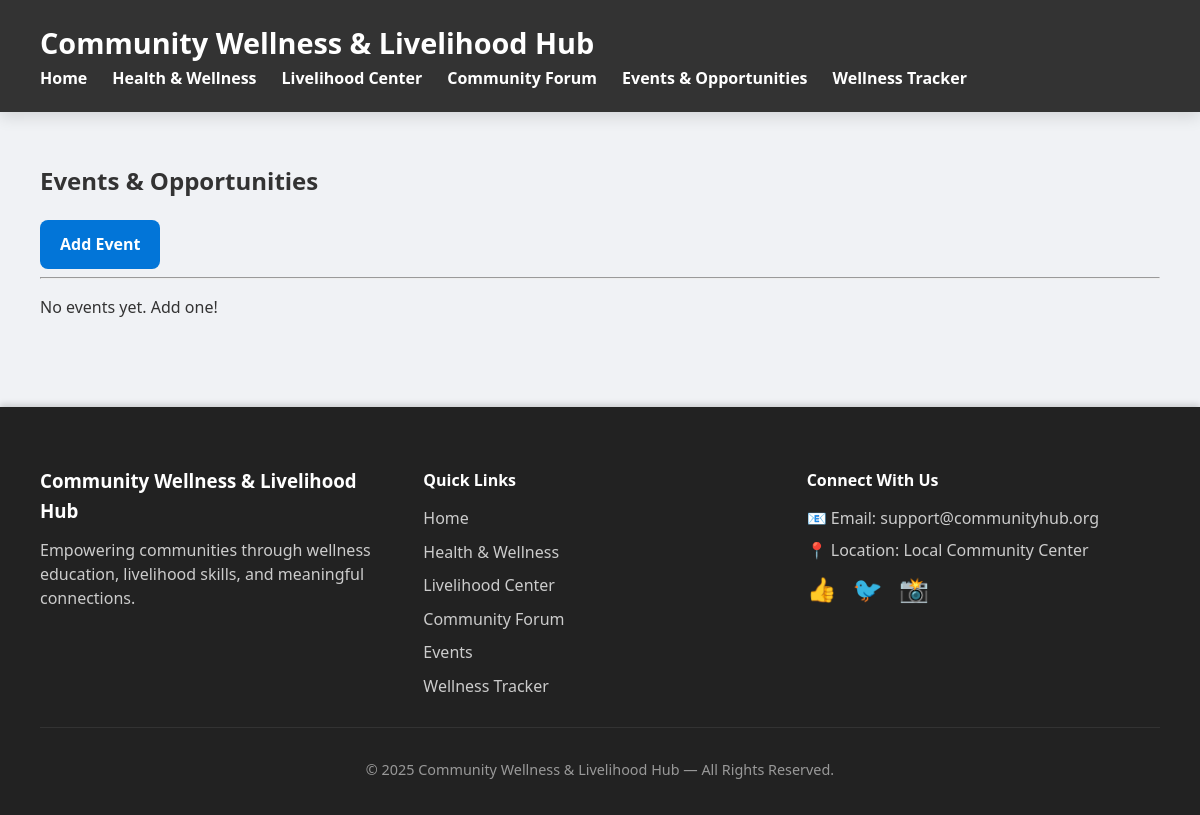
/events/, run on an earlier commit of the app's database.
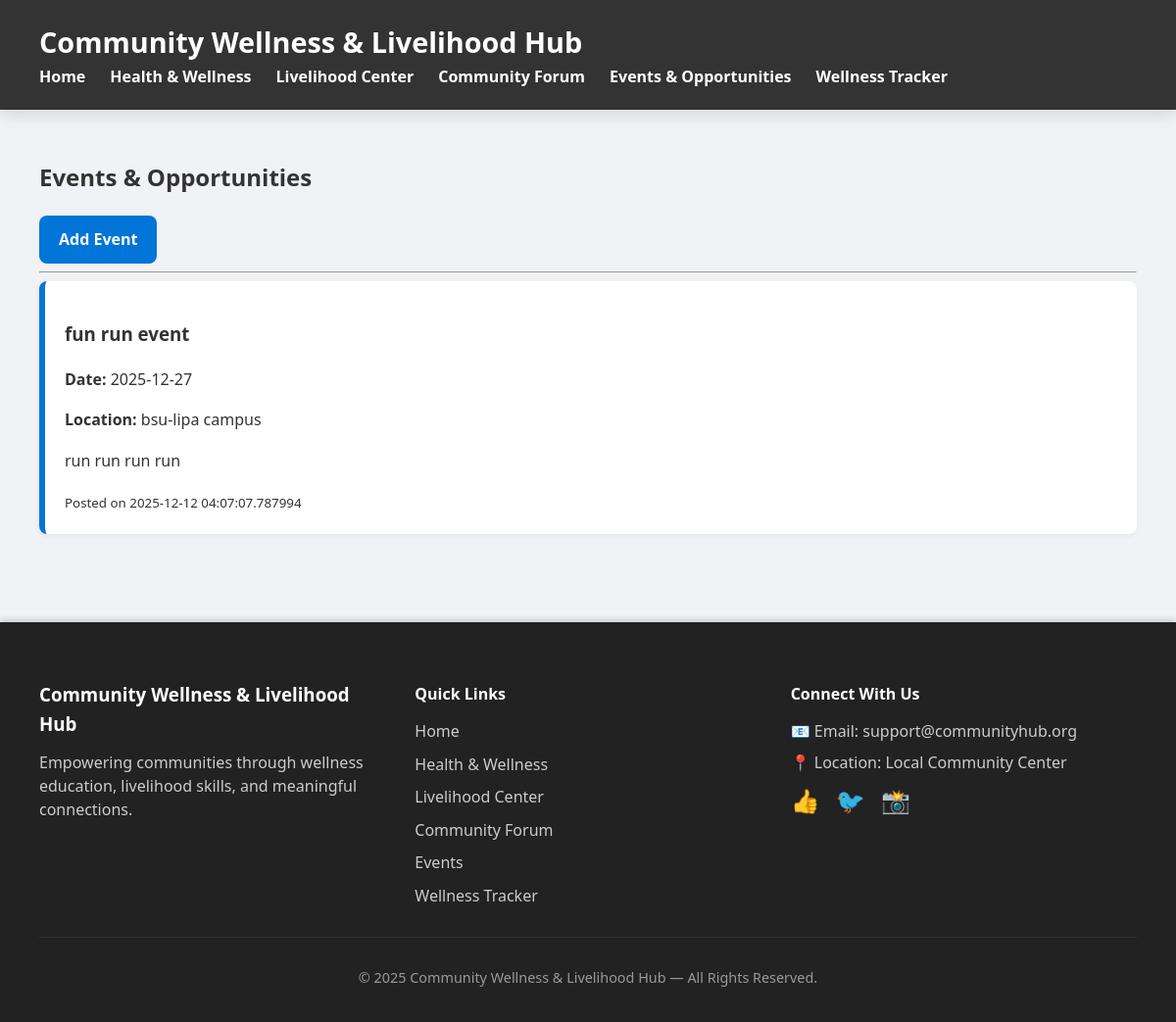
And on a later commit of the database.
### models.py (models this page shows)
class Event(db.Model):
    id = db.Column(db.Integer, primary_key=True)
    title = db.Column(db.String(100), nullable=False)
    description = db.Column(db.Text)
    event_date = db.Column(db.String(20), nullable=False)
    location = db.Column(db.String(100), nullable=False)
    created_at = db.Column(db.DateTime, default=datetime.utcnow)

### app.py (the view)
@event_bp.route("/")
def events():
    events = Event.query.all()
    return render_template("events.html", events=events)

### Templates/events.html
{% extends "base.html" %}
{% block content %}
<h2>Events & Opportunities</h2>
<a href="/events/add" class="button">Add Event</a>
<hr>
{% if events %}
    {% for e in events %}
        <div class="card">
            <h3>{{ e.title }}</h3>
            <p><b>Date:</b> {{ e.event_date }}</p>
            <p><b>Location:</b> {{ e.location }}</p>
            {% if e.description %}
                <p>{{ e.description }}</p>
            {% endif %}
            <small>Posted on {{ e.created_at }}</small>
        </div>
    {% endfor %}
{% else %}
    <p>No events yet. Add one!</p>
{% endif %}
{% endblock %}

What changed in the data, as far as the page shows it:
added Event: title "fun run event", event_date "2025-12-27", location "bsu-lipa campus", description "run run run run", created_at "2025-12-12 04:07:07.787994"
Also different on the page:
text no longer shown: "No events yet. Add one!"
